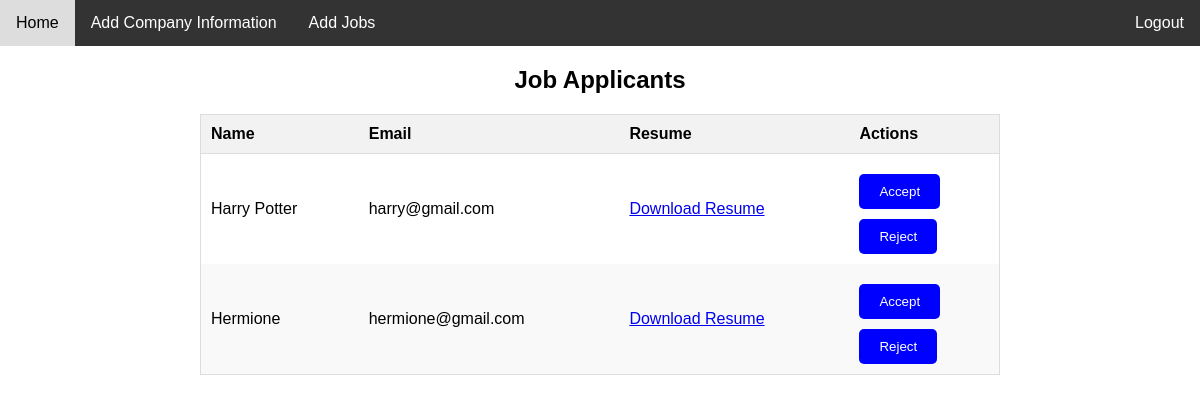
The app's page /job_applicants/1/ with its own data.
### jobapp/models.py (models this page shows)
class ApplyJobs(models.Model):
    username = models.CharField(max_length=255)
    email = models.EmailField(max_length=255)
    passout_year = models.CharField(max_length=255)
    experience = models.IntegerField()
    resume = models.FileField()
    status = models.CharField(max_length=255,default="Pending")
    job = models.ForeignKey(PostJobs, on_delete=models.CASCADE, default=None, blank=True, null=True)
    user = models.ForeignKey(SignUp, on_delete=models.CASCADE, default=None, blank=True, null=True)

### jobapp/views.py (the view)
# urls.py: path('job_applicants/<int:job_id>/', views.job_applicants, name='job_applicants'),
def job_applicants(request, job_id):
    applicants = ApplyJobs.objects.filter(job_id=job_id)
    return render(request, 'jobapp/recruiters/job_applicants.html', {'applicants': applicants})

### jobapp/templates/jobapp/recruiters/job_applicants.html (shortened to what this page needs)
<!DOCTYPE html>
<html lang="en">
<head>
</head>
<body>
    <nav>
        <a href="{% url 'recruiter' %}">Home</a>
        <a href="{% url 'aboutcomp' %}">Add Company Information</a>
        <a href="{% url 'postjob' %}">Add Jobs</a>
        <a href="/" class="logout">Logout</a>
    </nav>
    <h2>Job Applicants</h2>
    <div class="table-container">
        <table class="job-table">
            <thead>
                <tr>
                    <th>Name</th>
                    <th>Email</th>
                    <th>Resume</th>
                    <th>Actions</th>
                </tr>
            </thead>
            <tbody>
                {% for applicant in applicants %}
                <tr>
                <td>{{ applicant.username }}</td>
                <td>{{ applicant.email }}</td>
                <td><a href="{{ applicant.resume.url }}" download>Download Resume</a></td>
                <td>
                <form action="{% url 'accept_applicant' %}" method="post">
                    <button type="submit" class="details-button">Accept</button>
                </form>
        <form action="{% url 'reject_applicant' %}" method="post">
            <button type="submit" class="details-button" >Reject</button>
        </form>
    </td>
</tr>
{% endfor %}
            </tbody>
        </table>
    </div>
</body>
</html>

### jobapp/templates/jobapp/recruiters/job_applicants.html (style rules this page uses)
body { font-family: Arial, sans-serif; margin: 0; padding: 0; }
nav { background-color: #333; overflow: hidden; }
nav a { float: left; display: block; color: white; text-align: center; padding: 14px 16px; text-decoration: none; }
.logout { float: right; }
h2 { text-align: center; margin-bottom: 20px; }
.table-container { max-width: 800px; margin: 0 auto; }
.job-table { width: 100%; border-collapse: collapse; border: 1px solid #ddd; }
.job-table th, .job-table td { padding: 10px; text-align: left; }
.job-table th { background-color: #f2f2f2; border-bottom: 1px solid #ddd; }
.job-table tr:nth-child(even) { background-color: #f9f9f9; }
.details-button { background-color: blue; color: white; padding: 10px 20px; border: none; border-radius: 5px; cursor: pointer; margin-top: 10px; transition: background-color 0.3s; }

### records on screen
ApplyJobs: username "Harry Potter", email "harry@gmail.com"
ApplyJobs: username "Hermione", email "hermione@gmail.com"
